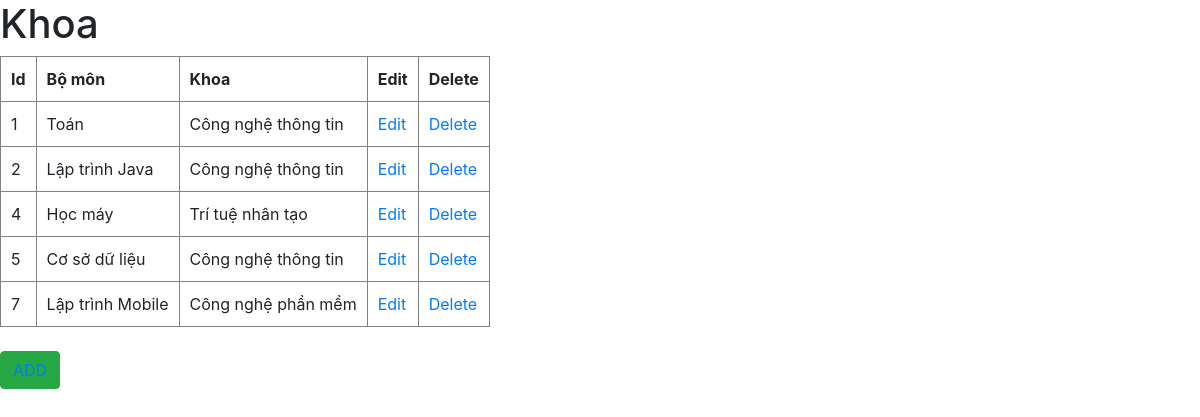
Page /bomon.php on the committed database.
### tables this page shows
CREATE TABLE `bomon` (
  `id_bomon` int(12) NOT NULL,
  `ten_bomon` varchar(30) NOT NULL,
  `id_khoa` int(12) NOT NULL
);

CREATE TABLE `khoa` (
  `id_khoa` int(12) NOT NULL,
  `ten_khoa` varchar(30) NOT NULL
);

### bomon.php (the view, shortened to what this page needs)
<!DOCTYPE html>
<html lang="en">
<head>
    <link rel="stylesheet" href="https://maxcdn.bootstrapcdn.com/bootstrap/4.0.0-beta.2/css/bootstrap.min.css">
    <link rel="stylesheet" href="https://cdnjs.cloudflare.com/ajax/libs/font-awesome/5.15.1/css/all.min.css" />
</head>
<body>
<h1>Khoa</h1>
    <table border="1" cellspacing="0" cellpadding="10">
        <tr>
            <th>Id</th>
            <th>Bộ môn</th>
            <th>Khoa</th>
            <th>Edit</th>
            <th>Delete</th>
        </tr>
        <?php
            include('connect.php');
            $sql = "SELECT bomon.id_bomon,bomon.ten_bomon,khoa.ten_khoa FROM bomon JOIN  khoa ON khoa.id_khoa = bomon.id_khoa";
            $result = mysqli_query($connect, $sql);
            if(mysqli_num_rows($result) > 0) {
                while ( $row = mysqli_fetch_assoc($result) ) {
                    echo '<tr>';
                    echo    '<td>'.$row['id_bomon'].'</td>';
                    echo    '<td>'.$row['ten_bomon'].'</td>';
                    echo    '<td>'.$row['ten_khoa'].'</td>';
                    echo    ' <td><a href="edit.php?bomonid='.$row['id_bomon'].'">Edit</a></td>';
                    echo    '<td><a href="delete.php?bomonid='.$row['id_bomon'].'">Delete</a></td>';
                    echo '</tr>';
            }
        }
        ?>
    </table><br>
    <div class="button">
        <button class="btn btn-success"><a href="add.php?bomon">ADD</a></button><br>
    </div>
</body>
</html>

### rows in the picture
bomon: id_bomon "1", ten_bomon "Toán", id_khoa.ten_khoa "Công nghệ thông tin"
bomon: id_bomon "2", ten_bomon "Lập trình Java", id_khoa.ten_khoa "Công nghệ thông tin"
bomon: id_bomon "4", ten_bomon "Học máy", id_khoa.ten_khoa "Trí tuệ nhân tạo"
bomon: id_bomon "5", ten_bomon "Cơ sở dữ liệu", id_khoa.ten_khoa "Công nghệ thông tin"
bomon: id_bomon "7", ten_bomon "Lập trình Mobile", id_khoa.ten_khoa "Công nghệ phần mềm"
